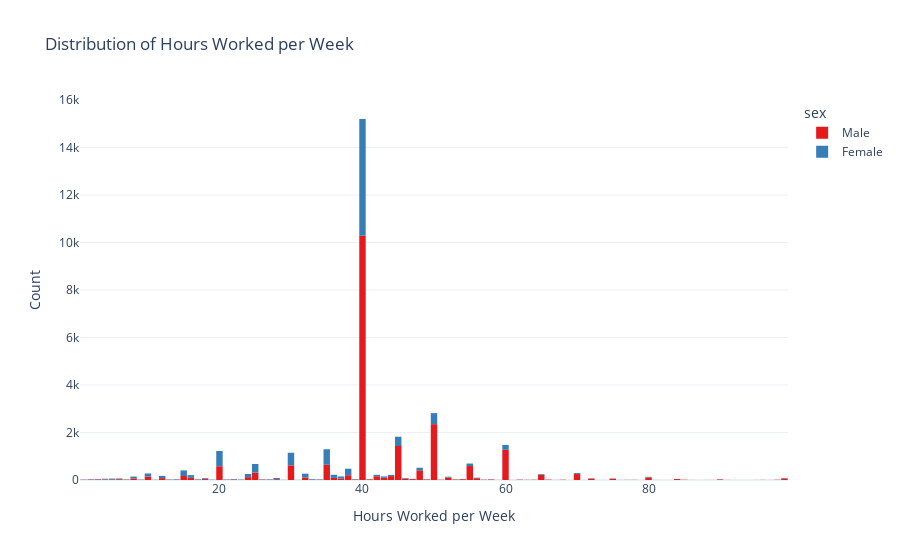

The cell this chart's notebook holds for it:
### Markdown cell above
___
### **_Interpretation of Histogram for Age Distribution_**

- **The largest populations**: The **30-40** and **20-30** age groups are the most **populous**, reflecting a **young and active workforce** in their prime working years.
  
- **Middle-age decline**: A steady decrease is seen in the **40-50** and **50-60** age groups, as individuals approach retirement.

- **Older age groups**: Significant reductions in numbers are observed in individuals aged **60 and above**, with the largest drops occurring after **70 years**.

- **The smallest age groups**: The **80-90** and **90+** groups are the **smallest**, reflecting the natural limitation of lifespan. 

### **Key Observations**:
The age distribution shows a clear pattern where the **young and middle-aged groups dominate**, with a noticeable decline in the number of individuals as age increases, especially after 60. The most substantial decrease is observed in the **70-80** and **80+** age groups.  

Additionally, it is observed that **fewer females** are represented than males across nearly all age groups, indicating a gender imbalance in the dataset.
___

### Code cell
# Create the interactive histogram for 'hours-per-week' distribution
fig = px.histogram(
    df_subset,  # Use the cleaned subset of the dataset
    x='hours-per-week',
    title='Distribution of Hours Worked per Week',
    labels={'hours-per-week': 'Hours Worked per Week'},
    color='sex',  # Color the bars based on the 'sex' column to differentiate between male and female
    color_discrete_sequence=px.colors.qualitative.Set1  # Use a color sequence for gender differentiation
)

# Update layout for better visualization
fig.update_layout(
    xaxis_title="Hours Worked per Week",
    yaxis_title="Count",
    template="plotly_white",
    bargap=0.1  # Adjust the gap between bars for better clarity
)

# Show the interactive plot
fig.show()

### Figure 1 — Plotly figure (JSON) as saved in the notebook; plotly's stock layout.template omitted (floating-point values rounded to 4 significant figures; data arrays with more than 128 entries replaced by an {"elided": "..."} marker saying what was removed)
{"data": [{"alignmentgroup": "True", "bingroup": "x", "hovertemplate": "sex=Male<br>Hours Worked per Week=%{x}<br>count=%{y}<extra></extra>", "legendgroup": "Male", "marker": {"color": "rgb(228,26,28)", "pattern": {"shape": ""}}, "name": "Male", "offsetgroup": "Male", "orientation": "v", "showlegend": true, "type": "histogram", "x": {"elided": "21775 int values"}, "xaxis": "x", "yaxis": "y"}, {"alignmentgroup": "True", "bingroup": "x", "hovertemplate": "sex=Female<br>Hours Worked per Week=%{x}<br>count=%{y}<extra></extra>", "legendgroup": "Female", "marker": {"color": "rgb(55,126,184)", "pattern": {"shape": ""}}, "name": "Female", "offsetgroup": "Female", "orientation": "v", "showlegend": true, "type": "histogram", "x": {"elided": "10762 int values"}, "xaxis": "x", "yaxis": "y"}], "layout": {"bargap": 0.1, "barmode": "relative", "legend": {"title": {"text": "sex"}, "tracegroupgap": 0}, "title": {"text": "Distribution of Hours Worked per Week"}, "xaxis": {"anchor": "y", "domain": [0, 1], "title": {"text": "Hours Worked per Week"}}, "yaxis": {"anchor": "x", "domain": [0, 1], "title": {"text": "Count"}}}}
